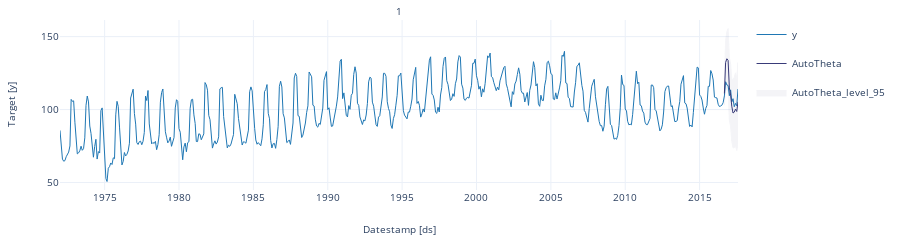

The notebook cell saved with this chart:
### Markdown cell above
Let's plot the same graph using the plot function that comes in `Statsforecast`, as shown below.

### Code cell
sf.plot(df, forecast_df, level=[95])

### Figure 1 — Plotly figure (JSON) as saved in the notebook; plotly's stock layout.template omitted (floating-point values rounded to 4 significant figures; data arrays with more than 128 entries replaced by an {"elided": "..."} marker saying what was removed)
{"data": [{"legendgroup": "y", "line": {"color": "#1f77b4", "width": 1}, "mode": "lines", "name": "y", "showlegend": true, "type": "scatter", "x": {"elided": "548 str values"}, "xaxis": "x", "y": {"elided": "548 float values"}, "yaxis": "y"}, {"legendgroup": "AutoTheta", "line": {"color": "#393b79", "width": 1}, "mode": "lines", "name": "AutoTheta", "showlegend": true, "type": "scatter", "x": ["2016-09-01T00:00:00", "2016-10-01T00:00:00", "2016-11-01T00:00:00", "2016-12-01T00:00:00", "2017-01-01T00:00:00", "2017-02-01T00:00:00", "2017-03-01T00:00:00", "2017-04-01T00:00:00", "2017-05-01T00:00:00", "2017-06-01T00:00:00", "2017-07-01T00:00:00", "2017-08-01T00:00:00"], "xaxis": "x", "y": [111.0, 132.3, 134.8, 133.7, 114.8, 109.9, 102.3, 97.61, 98.21, 100.3, 98.67, 105.3], "yaxis": "y"}, {"fill": "toself", "fillcolor": "#393b79", "legendgroup": "AutoTheta_level_95", "line": {"color": "#393b79", "width": 1}, "mode": "lines", "name": "AutoTheta_level_95", "opacity": 0.05, "showlegend": true, "type": "scatter", "x": ["2016-09-01T00:00:00.000000000", "2016-10-01T00:00:00.000000000", "2016-11-01T00:00:00.000000000", "2016-12-01T00:00:00.000000000", "2017-01-01T00:00:00.000000000", "2017-02-01T00:00:00.000000000", "2017-03-01T00:00:00.000000000", "2017-04-01T00:00:00.000000000", "2017-05-01T00:00:00.000000000", "2017-06-01T00:00:00.000000000", "2017-07-01T00:00:00.000000000", "2017-08-01T00:00:00.000000000", "2017-08-01T00:00:00.000000000", "2017-07-01T00:00:00.000000000", "2017-06-01T00:00:00.000000000", "2017-05-01T00:00:00.000000000", "2017-04-01T00:00:00.000000000", "2017-03-01T00:00:00.000000000", "2017-02-01T00:00:00.000000000", "2017-01-01T00:00:00.000000000", "2016-12-01T00:00:00.000000000", "2016-11-01T00:00:00.000000000", "2016-10-01T00:00:00.000000000", "2016-09-01T00:00:00.000000000"], "xaxis": "x", "y": [120.6, 147.4, 153.4, 155.5, 135.8, 131.1, 121.3, 120.4, 122.0, 125.2, 121.2, 132.1, 76.22, 71.89, 74.73, 73.84, 73.78, 78.04, 88.18, 92.6, 112.1, 113.6, 116.3, 103.0], "yaxis": "y"}], "layout": {"annotations": [{"font": {"size": 10}, "showarrow": false, "text": "1", "x": 0.5, "xanchor": "center", "xref": "paper", "y": 1, "yanchor": "bottom", "yref": "paper"}, {"font": {"size": 10}, "showarrow": false, "text": "Datestamp [ds]", "x": 0.5, "xanchor": "center", "xref": "paper", "y": 0, "yanchor": "top", "yref": "paper", "yshift": -30}, {"font": {"size": 10}, "showarrow": false, "text": "Target [y]", "textangle": -90, "x": 0, "xanchor": "right", "xref": "paper", "xshift": -40, "y": 0.5, "yanchor": "middle", "yref": "paper"}], "autosize": true, "font": {"size": 10}, "height": 150, "margin": {"b": 50, "l": 60, "r": 10, "t": 20}, "xaxis": {"anchor": "y", "domain": [0, 1], "showticklabels": true, "visible": true}, "yaxis": {"anchor": "x", "domain": [0, 1]}}}
